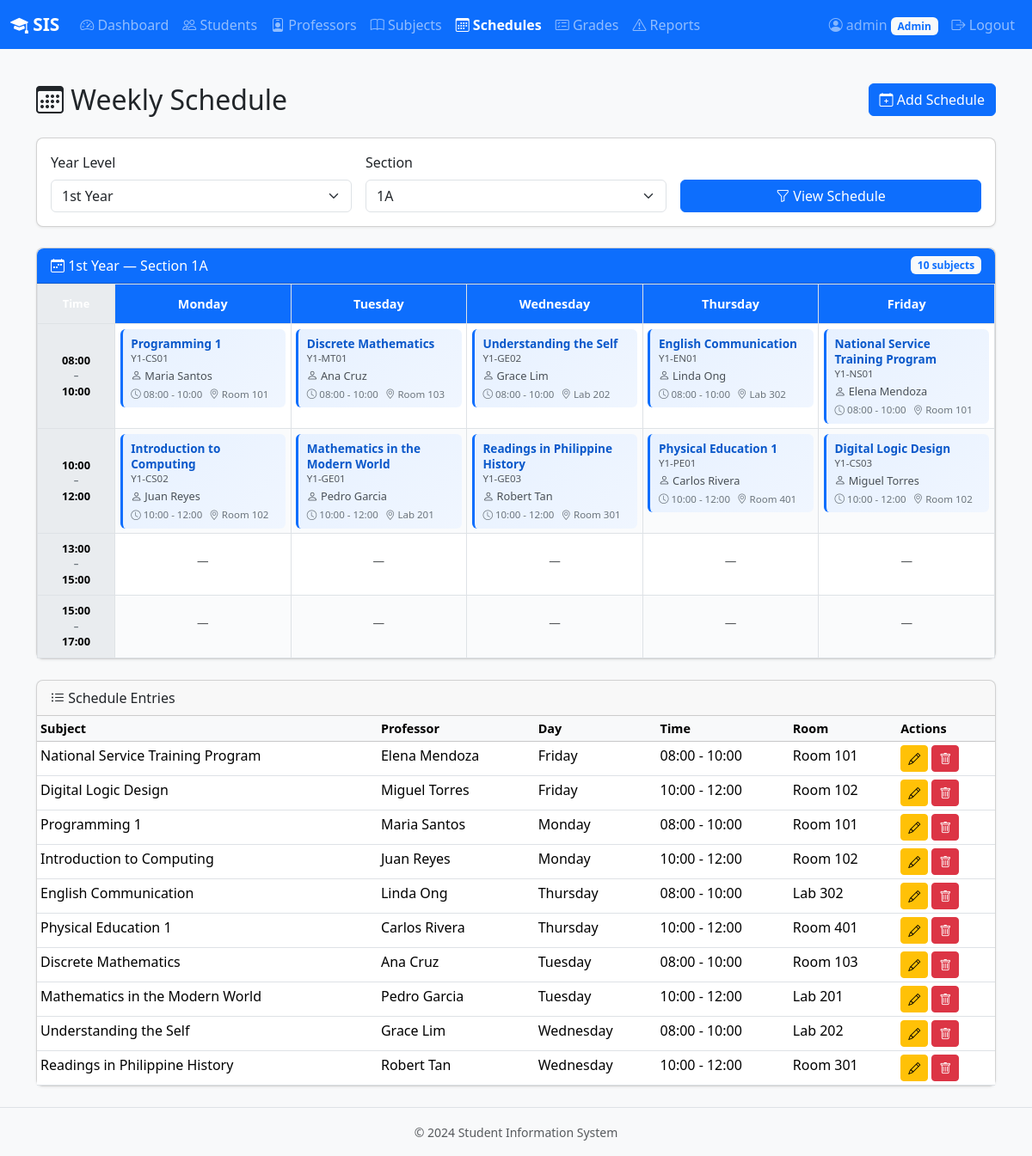
Screenshot of /admin/schedules (signed in) with the database file from the repository.
### backend/models.py (models this page shows, shortened)
class User(UserMixin, db.Model):
    __tablename__ = "users"
    id = db.Column(db.Integer, primary_key=True)
    username = db.Column(db.String(80), unique=True, nullable=False)
    password_hash = db.Column(db.String(256), nullable=False)
    email = db.Column(db.String(120), unique=True, nullable=False)
    role = db.Column(db.String(20), nullable=False)  # admin, professor, student
    created_at = db.Column(db.DateTime, default=datetime.utcnow)
    student = db.relationship("Student", backref="user", uselist=False, cascade="all, delete-orphan")
    professor = db.relationship("Professor", backref="user", uselist=False, cascade="all, delete-orphan")
    admin = db.relationship("Admin", backref="user", uselist=False, cascade="all, delete-orphan")

class Subject(db.Model):
    __tablename__ = "subjects"
    id = db.Column(db.Integer, primary_key=True)
    subject_code = db.Column(db.String(20), unique=True, nullable=False)
    subject_name = db.Column(db.String(120), nullable=False)
    units = db.Column(db.Integer, nullable=False, default=3)
    schedules = db.relationship("Schedule", backref="subject", lazy="dynamic")
    grades = db.relationship("Grade", backref="subject", lazy="dynamic")

class Schedule(db.Model):
    __tablename__ = "schedules"
    id = db.Column(db.Integer, primary_key=True)
    subject_id = db.Column(db.Integer, db.ForeignKey("subjects.id"), nullable=False)
    professor_id = db.Column(db.Integer, db.ForeignKey("professors.id"), nullable=False)
    year_level = db.Column(db.String(20), nullable=False)
    section = db.Column(db.String(10), nullable=False)
    room = db.Column(db.String(50), nullable=False)
    day = db.Column(db.String(20), nullable=False)
    start_time = db.Column(db.String(10), nullable=False)
    end_time = db.Column(db.String(10), nullable=False)

class Professor(db.Model):
    __tablename__ = "professors"
    id = db.Column(db.Integer, primary_key=True)
    user_id = db.Column(db.Integer, db.ForeignKey("users.id"), unique=True, nullable=False)
    employee_number = db.Column(db.String(20), unique=True, nullable=False)
    first_name = db.Column(db.String(80), nullable=False)
    last_name = db.Column(db.String(80), nullable=False)
    department = db.Column(db.String(100), nullable=False)
    schedules = db.relationship("Schedule", backref="professor", lazy="dynamic")
    grades = db.relationship("Grade", backref="professor", lazy="dynamic")
    disciplinary_reports = db.relationship("DisciplinaryReport", backref="professor", lazy="dynamic")
    @property
    def full_name(self):
        return f"{self.first_name} {self.last_name}"

### backend/routes.py (the view)
@admin_bp.route("/schedules")
@login_required
@role_required("admin")
def schedules_list():
    year_level = request.args.get("year_level", "1st Year")
    section = request.args.get("section", "1A")
    if year_level not in YEAR_LEVELS:
        year_level = YEAR_LEVELS[0]
    if section not in SECTIONS.get(year_level, []):
        section = SECTIONS[year_level][0]
    schedules = Schedule.query.filter_by(
        year_level=year_level, section=section
    ).order_by(Schedule.day, Schedule.start_time).all()
    weekly_grid, schedule_days, time_slots = build_weekly_grid(schedules)
    return render_template(
        "admin/schedules.html",
        schedules=schedules,
        weekly_grid=weekly_grid,
        schedule_days=schedule_days,
        time_slots=time_slots,
        year_levels=YEAR_LEVELS,
        sections=SECTIONS,
        selected_year=year_level,
        selected_section=section,
    )

### backend/auth.py (called while the page is built)
@login_manager.user_loader
def load_user(user_id):
    return User.query.get(int(user_id))

def role_required(*roles):
    def decorator(f):
        @wraps(f)
        def decorated_function(*args, **kwargs):
            if not current_user.is_authenticated:
                return redirect(url_for("auth.login"))
            if current_user.role not in roles:
                flash("You do not have permission to access that page.", "danger")
                abort(403)
            return f(*args, **kwargs)
        return decorated_function
    return decorator

### backend/schedule_utils.py (called while the page is built, shortened)
def normalize_time(time_str):
    if not time_str:
        return time_str
    return time_str[:5]

def build_weekly_grid(schedules):
    grid = {day: {(start, end): None for start, end in TIME_SLOTS} for day in SCHEDULE_DAYS}
    for schedule in schedules:
        day = schedule.day
        start = normalize_time(schedule.start_time)
        end = normalize_time(schedule.end_time)
        slot = (start, end)
        if day not in grid:
            continue
        cell = {
            "subject": schedule.subject.subject_name,
            "subject_code": schedule.subject.subject_code,
            "professor": schedule.professor.full_name,
            "room": schedule.room,
            "section": schedule.section,
            "year_level": schedule.year_level,
            "time_label": f"{start} - {end}",
        }
        if slot in grid[day] and grid[day][slot] is None:
            grid[day][slot] = cell
    return grid, SCHEDULE_DAYS, TIME_SLOTS

### frontend/templates/admin/schedules.html (shortened to what this page needs)
{% extends "base.html" %}
{% block nav_items %}
<li class="nav-item"><a class="nav-link" href="{{ url_for('admin.dashboard') }}"><i class="bi bi-speedometer2"></i> Dashboard</a></li>
<li class="nav-item"><a class="nav-link" href="{{ url_for('admin.students_list') }}"><i class="bi bi-people"></i> Students</a></li>
<li class="nav-item"><a class="nav-link" href="{{ url_for('admin.professors_list') }}"><i class="bi bi-person-badge"></i> Professors</a></li>
<li class="nav-item"><a class="nav-link" href="{{ url_for('admin.subjects_list') }}"><i class="bi bi-book"></i> Subjects</a></li>
<li class="nav-item"><a class="nav-link active" href="{{ url_for('admin.schedules_list') }}"><i class="bi bi-calendar3"></i> Schedules</a></li>
<li class="nav-item"><a class="nav-link" href="{{ url_for('admin.grades_list') }}"><i class="bi bi-card-checklist"></i> Grades</a></li>
<li class="nav-item"><a class="nav-link" href="{{ url_for('admin.reports_list') }}"><i class="bi bi-exclamation-triangle"></i> Reports</a></li>
{% endblock %}
{% block content %}
<div class="d-flex justify-content-between align-items-center mb-4 flex-wrap gap-2">
    <h2 class="mb-0"><i class="bi bi-calendar3"></i> Weekly Schedule</h2>
    <a href="{{ url_for('admin.schedules_add') }}" class="btn btn-primary">
        <i class="bi bi-calendar-plus"></i> Add Schedule
    </a>
</div>
<div class="card mb-4">
    <div class="card-body">
        <form method="GET" class="row g-3 align-items-end">
            <div class="col-md-4">
                <label class="form-label">Year Level</label>
                <select class="form-select" name="year_level" id="yearLevel">
                    {% for yl in year_levels %}
                    <option value="{{ yl }}" {% if selected_year == yl %}selected{% endif %}>{{ yl }}</option>
                    {% endfor %}
                </select>
            </div>
            <div class="col-md-4">
                <label class="form-label">Section</label>
                <select class="form-select" name="section" id="sectionSelect">
                    {% for sec in sections[selected_year] %}
                    <option value="{{ sec }}" {% if selected_section == sec %}selected{% endif %}>{{ sec }}</option>
                    {% endfor %}
                </select>
            </div>
            <div class="col-md-4">
                <button type="submit" class="btn btn-primary w-100"><i class="bi bi-funnel"></i> View Schedule</button>
            </div>
        </form>
    </div>
</div>
<div class="card">
    <div class="card-header bg-primary text-white d-flex justify-content-between align-items-center">
        <span><i class="bi bi-calendar-week"></i> {{ selected_year }} — Section {{ selected_section }}</span>
        <span class="badge bg-light text-primary">{{ schedules|length }} subjects</span>
    </div>
    <div class="card-body p-0">
        {% if schedules %}
            {% include 'partials/weekly_schedule.html' %}
        {% else %}
            <p class="text-center text-muted py-5">No schedules found for this section.</p>
        {% endif %}
    </div>
</div>
{% if schedules %}
<div class="card mt-4">
    <div class="card-header"><i class="bi bi-list-ul"></i> Schedule Entries</div>
    <div class="card-body p-0">
        <div class="table-responsive">
            <table class="table table-sm table-hover mb-0">
                <thead class="table-light">
                    <tr>
                        <th>Subject</th><th>Professor</th><th>Day</th><th>Time</th><th>Room</th><th>Actions</th>
                    </tr>
                </thead>
                <tbody>
                    {% for schedule in schedules %}
                    <tr>
                        <td>{{ schedule.subject.subject_name }}</td>
                        <td>{{ schedule.professor.full_name }}</td>
                        <td>{{ schedule.day }}</td>
                        <td>{{ schedule.start_time }} - {{ schedule.end_time }}</td>
                        <td>{{ schedule.room }}</td>
                        <td>
                            <a href="{{ url_for('admin.schedules_edit', schedule_id=schedule.id) }}" class="btn btn-sm btn-warning"><i class="bi bi-pencil"></i></a>
                            <button class="btn btn-sm btn-danger" data-bs-toggle="modal" data-bs-target="#del{{ schedule.id }}"><i class="bi bi-trash"></i></button>
                        </td>
                    </tr>
                    {% endfor %}
                </tbody>
            </table>
        </div>
    </div>
</div>
{% endif %}
{% endblock %}

### frontend/templates/base.html (shortened to what this page needs)
<!DOCTYPE html>
<html lang="en">
<head>
    <link href="https://cdn.jsdelivr.net/npm/bootstrap@5.3.2/dist/css/bootstrap.min.css" rel="stylesheet">
    <link href="https://cdn.jsdelivr.net/npm/bootstrap-icons@1.11.1/font/bootstrap-icons.css" rel="stylesheet">
    <link href="{{ url_for('static', filename='css/style.css') }}" rel="stylesheet">
</head>
<body>
    {% if current_user.is_authenticated %}
    <nav class="navbar navbar-expand-lg navbar-dark bg-primary">
        <div class="container-fluid">
            <a class="navbar-brand" href="{{ url_for(current_user.role + '.dashboard') }}">
                <i class="bi bi-mortarboard-fill"></i> SIS
            </a>
            <div class="collapse navbar-collapse" id="navbarNav">
                <ul class="navbar-nav me-auto">
                    {% block nav_items %}{% endblock %}
                </ul>
                <ul class="navbar-nav">
                    <li class="nav-item">
                        <span class="nav-link text-white-50">
                            <i class="bi bi-person-circle"></i> {{ current_user.username }}
                            <span class="badge bg-light text-primary">{{ current_user.role|title }}</span>
                        </span>
                    </li>
                    <li class="nav-item">
                        <a class="nav-link" href="{{ url_for('auth.logout') }}">
                            <i class="bi bi-box-arrow-right"></i> Logout
                        </a>
                    </li>
                </ul>
            </div>
        </div>
    </nav>
    {% endif %}
    <main class="container py-4">
        {% block content %}{% endblock %}
    </main>
    <footer class="text-center text-muted py-3 mt-auto">
        <small>&copy; 2024 Student Information System</small>
    </footer>
</body>
</html>

### frontend/templates/partials/weekly_schedule.html (shortened to what this page needs)
<div class="weekly-schedule-wrapper">
    <div class="table-responsive">
        <table class="table table-bordered weekly-schedule mb-0">
            <thead>
                <tr>
                    <th class="time-col">Time</th>
                    {% for day in schedule_days %}
                    <th>{{ day }}</th>
                    {% endfor %}
                </tr>
            </thead>
            <tbody>
                {% for start, end in time_slots %}
                <tr>
                    <td class="time-col">
                        <span class="time-label">{{ start }}</span>
                        <span class="time-sep">–</span>
                        <span class="time-label">{{ end }}</span>
                    </td>
                    {% for day in schedule_days %}
                    <td class="schedule-cell">
                        {% set cell = weekly_grid[day][(start, end)] %}
                        {% if cell %}
                            {% if cell is mapping %}
                            <div class="class-block">
                                <div class="class-subject">{{ cell.subject }}</div>
                                <div class="class-code text-muted">{{ cell.subject_code }}</div>
                                <div class="class-prof"><i class="bi bi-person"></i> {{ cell.professor }}</div>
                                <div class="class-meta">
                                    <span><i class="bi bi-clock"></i> {{ cell.time_label }}</span>
                                    <span><i class="bi bi-geo-alt"></i> {{ cell.room }}</span>
                                </div>
                            </div>
                            {% endif %}
                        {% else %}
                            <span class="text-muted schedule-empty">—</span>
                        {% endif %}
                    </td>
                    {% endfor %}
                </tr>
                {% endfor %}
            </tbody>
        </table>
    </div>
</div>

### frontend/static/css/style.css (style rules this page uses)
:root { --sis-primary: #0d6efd; --sis-primary-dark: #0a58ca; --sis-light: #f8f9fa; }
body { background-color: var(--sis-light); min-height: 100vh; display: flex; flex-direction: column; }
main { flex: 1; }
.navbar-brand { font-weight: 700; font-size: 1.3rem; }
.nav-link.active { font-weight: 600; }
.card { border-radius: 8px; box-shadow: 0 1px 3px rgba(0, 0, 0, 0.08); }
.card-header { border-radius: 8px 8px 0 0 !important; }
.table thead th { font-weight: 600; font-size: 0.9rem; }
.btn-primary { background-color: var(--sis-primary); border-color: var(--sis-primary); }
footer { border-top: 1px solid #dee2e6; }
.weekly-schedule-wrapper { overflow-x: auto; }
.weekly-schedule { table-layout: fixed; min-width: 700px; }
.weekly-schedule thead th { background-color: var(--sis-primary); color: white; text-align: center; font-weight: 600; padding: 0.75rem 0.5rem; vertical-align: middle; }
.weekly-schedule .time-col { width: 90px; background-color: #e9ecef; text-align: center; font-weight: 600; font-size: 0.8rem; vertical-align: middle; }
.weekly-schedule .time-sep { display: block; color: #6c757d; font-size: 0.7rem; }
.weekly-schedule .schedule-cell { vertical-align: top; padding: 0.35rem; min-height: 80px; background-color: #fff; }
.weekly-schedule tbody tr:nth-child(even) .schedule-cell { background-color: #fafbfc; }
.class-block { background: linear-gradient(135deg, #e7f1ff 0%, #f0f6ff 100%); border-left: 3px solid var(--sis-primary); border-radius: 6px; padding: 0.5rem 0.6rem; font-size: 0.8rem; line-height: 1.35; }
.class-subject { font-weight: 700; color: var(--sis-primary-dark); font-size: 0.85rem; }
.class-code { font-size: 0.72rem; }
.class-prof { margin-top: 0.25rem; color: #495057; }
.class-meta { margin-top: 0.3rem; display: flex; flex-wrap: wrap; gap: 0.5rem; font-size: 0.72rem; color: #6c757d; }
.schedule-empty { display: block; text-align: center; padding: 1rem 0; font-size: 0.85rem; }

### rows the page displays
User: username "admin", role "Admin"
Subject: subject "Programming 1", subject_code "Y1-CS01"
Schedule: room "Room 101", subject.subject_name "Programming 1", professor.full_name "Maria Santos", day "Monday", start_time "08:00", end_time "10:00", room "Room 101"
Subject: subject "Discrete Mathematics", subject_code "Y1-MT01"
Schedule: room "Room 103", subject.subject_name "Discrete Mathematics", professor.full_name "Ana Cruz", day "Tuesday", start_time "08:00", end_time "10:00", room "Room 103"
Subject: subject "Understanding the Self", subject_code "Y1-GE02"
Schedule: room "Lab 202", subject.subject_name "Understanding the Self", professor.full_name "Grace Lim", day "Wednesday", start_time "08:00", end_time "10:00", room "Lab 202"
Subject: subject "English Communication", subject_code "Y1-EN01"
Schedule: room "Lab 302", subject.subject_name "English Communication", professor.full_name "Linda Ong", day "Thursday", start_time "08:00", end_time "10:00", room "Lab 302"
Subject: subject "National Service Training Program", subject_code "Y1-NS01"
Schedule: room "Room 101", subject.subject_name "National Service Training Program", professor.full_name "Elena Mendoza", day "Friday", start_time "08:00", end_time "10:00", room "Room 101"
Subject: subject "Introduction to Computing", subject_code "Y1-CS02"
Schedule: room "Room 102", subject.subject_name "Introduction to Computing", professor.full_name "Juan Reyes", day "Monday", start_time "10:00", end_time "12:00", room "Room 102"
Subject: subject "Mathematics in the Modern World", subject_code "Y1-GE01"
Schedule: room "Lab 201", subject.subject_name "Mathematics in the Modern World", professor.full_name "Pedro Garcia", day "Tuesday", start_time "10:00", end_time "12:00", room "Lab 201"
Subject: subject "Readings in Philippine History", subject_code "Y1-GE03"
Schedule: room "Room 301", subject.subject_name "Readings in Philippine History", professor.full_name "Robert Tan", day "Wednesday", start_time "10:00", end_time "12:00", room "Room 301"
Subject: subject "Physical Education 1", subject_code "Y1-PE01"
Schedule: room "Room 401", subject.subject_name "Physical Education 1", professor.full_name "Carlos Rivera", day "Thursday", start_time "10:00", end_time "12:00", room "Room 401"
Subject: subject "Digital Logic Design", subject_code "Y1-CS03"
Schedule: room "Room 102", subject.subject_name "Digital Logic Design", professor.full_name "Miguel Torres", day "Friday", start_time "10:00", end_time "12:00", room "Room 102"

### other values shown
{{ selected_year }} "1st Year"
{{ selected_section }} "1A"
{{ schedules|length }} "10"
{{ day }} "Monday" "Tuesday" "Wednesday" "Thursday" "Friday"
{{ start }} "08:00" "10:00" "13:00" "15:00"
{{ end }} "10:00" "12:00" "15:00" "17:00"
{{ cell.professor }} "Maria Santos" "Ana Cruz" "Grace Lim" "Linda Ong" "Elena Mendoza" "Juan Reyes" "Pedro Garcia" "Robert Tan" "Carlos Rivera" "Miguel Torres"
{{ cell.time_label }} "08:00 - 10:00" "08:00 - 10:00" "08:00 - 10:00" "08:00 - 10:00" "08:00 - 10:00" "10:00 - 12:00" "10:00 - 12:00" "10:00 - 12:00" "10:00 - 12:00" "10:00 - 12:00"
form field year_level "1st Year"
form field section "1A"
